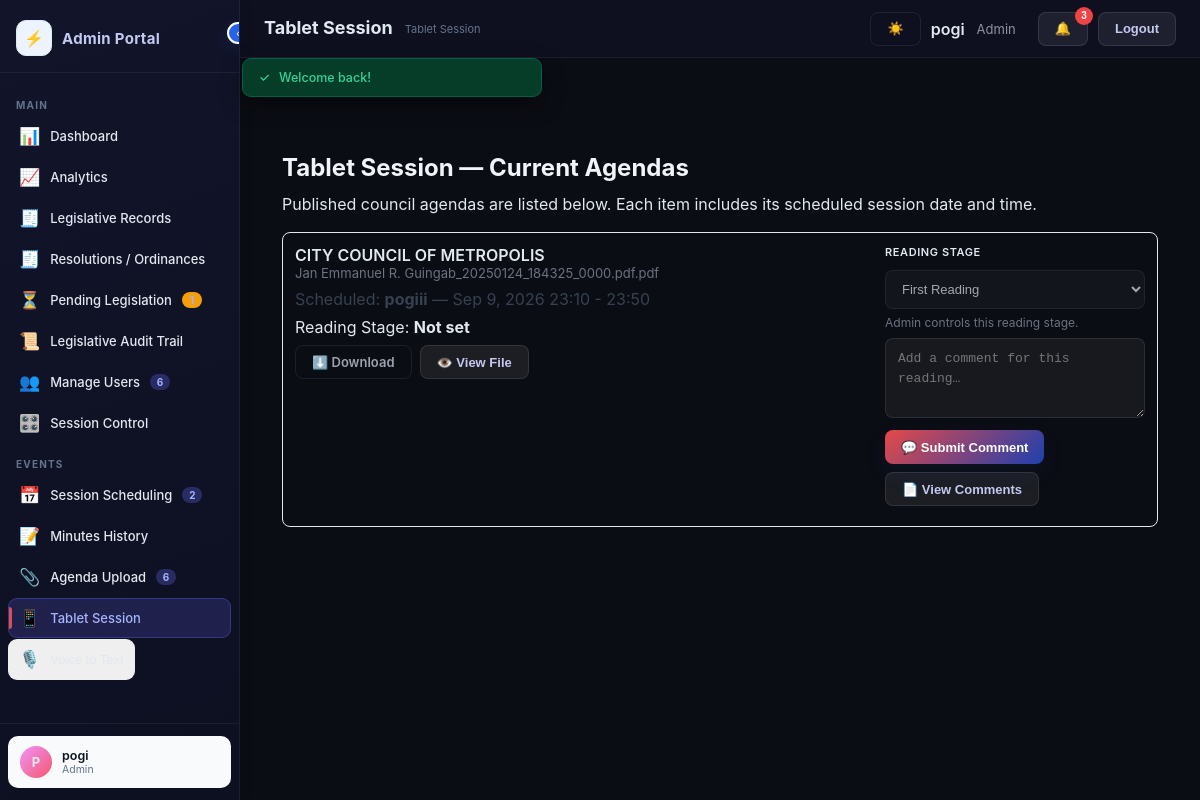
The app's page /index.php?page=tablet (signed in) with its own data.
### tables this page shows
CREATE TABLE `users` (
  `id` varchar(32) NOT NULL,
  `name` varchar(255) NOT NULL,
  `email` varchar(255) NOT NULL,
  `password` varchar(255) NOT NULL,
  `role` varchar(50) NOT NULL,
  `status` varchar(50) NOT NULL,
  `notes` text DEFAULT NULL,
  `created_at` datetime(6) NOT NULL,
  `notifications` text DEFAULT NULL,
  `is_council_member` tinyint(1) NOT NULL DEFAULT 0,
  `email_notifications_enabled` tinyint(1) NOT NULL DEFAULT 1
);

CREATE TABLE `agendas` (
  `id` varchar(32) NOT NULL,
  `title` varchar(255) NOT NULL,
  `file_name` varchar(255) NOT NULL,
  `file_size` int(11) NOT NULL,
  `file_type` varchar(255) NOT NULL,
  `session_id` varchar(32) DEFAULT NULL,
  `file_path` varchar(255) NOT NULL,
  `uploaded_at` datetime(6) NOT NULL,
  `published` tinyint(1) NOT NULL DEFAULT 0,
  `published_at` datetime(6) DEFAULT NULL,
  `approval_status` varchar(50) NOT NULL DEFAULT 'pending',
  `sent_to_officer_id` text DEFAULT NULL,
  `sent_to_officer_date` datetime(6) DEFAULT NULL,
  `officer_approved` tinyint(1) NOT NULL DEFAULT 0,
  `approved_at` datetime(6) DEFAULT NULL,
  `officer_signature` longtext DEFAULT NULL,
  `officer_comments` text DEFAULT NULL,
  `approval_stage` varchar(50) DEFAULT 'ctrfb',
  `ctrfb_approved_at` datetime(6) DEFAULT NULL,
  `sent_to_proceeding_id` text DEFAULT NULL,
  `sent_to_proceeding_date` datetime(6) DEFAULT NULL,
  `proceeding_approved_at` datetime(6) DEFAULT NULL,
  `proceeding_signature` longtext DEFAULT NULL,
  `proceeding_comments` text DEFAULT NULL,
  `sent_to_council_at` datetime(6) DEFAULT NULL,
  `ctrfb_signature` longtext DEFAULT NULL,
  `ctrfb_comments` text DEFAULT NULL,
  `reading_stage` varchar(50) DEFAULT NULL,
  `distribution_status` varchar(20) NOT NULL DEFAULT 'pending',
  `distributed_at` datetime(6) DEFAULT NULL,
  `source_legislative_id` varchar(32) DEFAULT NULL
);

### app/views/tablet.php (the view, shortened to what the rows shown need)
<div id="pg-tablet" class="page active">
  <div style="padding:18px">
    <h2>Tablet Session — Current Agendas</h2>
    <?php if (!$currentSession && count($currentSessionAgendas) === 0): ?>
      <div style="padding:12px;background:#fff4e6;border-radius:8px;color:#92400e">No current session or published council agendas for today.</div>
    <?php else: ?>
      <div style="margin-top:18px;display:grid;gap:12px">
        <?php if (count($currentSessionAgendas) === 0): ?>
          <div style="padding:12px;background:#f3f4f6;border-radius:8px">No approved agendas for this session.</div>
        <?php else: ?>
          <?php foreach ($currentSessionAgendas as $agenda): ?>
            <?php $readingStage = $agenda['reading_stage'] ?? ($agenda['approval_status'] ?? ''); ?>
            <?php $previewUrl = !empty($agenda['file_path']) ? 'download.php?file=' . rawurlencode($agenda['file_path']) . '&inline=1' : ''; ?>
            <div data-reading-stage="<?= esc($readingStage) ?>" style="padding:12px;border-radius:8px;border:1px solid #e5e7eb;display:grid;grid-template-columns:minmax(0,1fr) minmax(0,260px);gap:12px;align-items:start;overflow:hidden">
              <div style="min-width:0">
                <div style="font-weight:600"><?= esc($agenda['title']) ?></div>
                <div style="font-size:13px;color:#6b7280"><?= esc($agenda['file_name']) ?></div>
                <?php if (!empty($agenda['session_date'])): ?>
                  <div style="margin-top:8px;color:#374151">
                    Scheduled: <?php if (!empty($agenda['session_title'])): ?><strong><?= esc($agenda['session_title']) ?></strong> — <?php endif; ?><?= fmtDate($agenda['session_date']) ?> <?= esc($agenda['session_start']) ?> - <?= esc($agenda['session_end']) ?>
                  </div>
                <?php endif; ?>
                <div style="margin-top:8px">Reading Stage: <strong class="reading-stage-value"><?= esc(readingStageLabel($readingStage)) ?></strong></div>
                <div style="margin-top:8px;display:flex;gap:8px;flex-wrap:wrap">
                  <a href="download.php?file=<?= esc($agenda['file_path']) ?>" class="btn btn-ghost" target="_blank">⬇️ Download</a>
                  <?php if (!empty($agenda['file_path']) && supportsInlinePreview($agenda['file_type'] ?? '')): ?>
                    <button class="btn btn-secondary" type="button" onclick="openFileViewer('<?= esc($previewUrl) ?>', '<?= esc($agenda['title']) ?>', '<?= esc($agenda['file_type']) ?>')">👁️ View File</button>
                  <?php endif; ?>
                </div>
              </div>
              <div style="min-width:0">
                <label style="font-weight:600">Reading Stage</label>
                <select disabled style="width:100%;margin-top:6px">
                  <option value="first" <?= str_contains(strtolower((string)$readingStage), 'first') ? 'selected' : '' ?>>First Reading</option>
                </select>
                <div style="margin-top:6px;font-size:12px;color:#6b7280">Admin controls this reading stage.</div>
                <div style="margin-top:8px">
                  <textarea id="comment-<?= esc($agenda['id']) ?>" placeholder="Add a comment for this reading…" style="box-sizing:border-box;width:100%;min-width:0;min-height:80px;resize:vertical"></textarea>
                </div>
                <div style="margin-top:8px;display:flex;gap:8px;flex-wrap:wrap">
                  <button class="btn btn-primary" onclick="submitReadingComment('<?= esc($agenda['id']) ?>')">💬 Submit Comment</button>
                  <button class="btn btn-secondary" onclick="loadComments('<?= esc($agenda['id']) ?>')">📄 View Comments</button>
                </div>
              </div>
            </div>
          <?php endforeach; ?>
        <?php endif; ?>
      </div>
    <?php endif; ?>
  </div>
</div>

### app/views/layout.php (shortened to what the rows shown need)
<?php
function esc($value): string
{
    return htmlspecialchars((string)$value, ENT_QUOTES, 'UTF-8');
}
function fmtDate($value): string
{
    if (!$value) {
        return '—';
    }
    $timestamp = strtotime($value);
    return date('M j, Y', $timestamp);
}
  function readingStageLabel($value): string
  {
    return match ($value) {
      'first', 'first_reading' => 'First Reading',
      'second', 'second_reading' => 'Second Reading',
      'third', 'third_reading' => 'Third Reading',
      default => 'Not set',
    };
  }
  function supportsInlinePreview(?string $type): bool
  {
    return str_starts_with($type, 'image/') || str_starts_with($type, 'text/') || str_contains($type, 'pdf');
  }
?>
<!DOCTYPE html>
<html lang="en">
<head>
<link rel="stylesheet" href="public/assets/style.css?v=<?= (int)@filemtime(dirname(__DIR__, 2) . '/public/assets/style.css') ?>" />
</head>
<body data-page="<?= esc($page) ?>">
<div id="app">
  <div id="sidebar">
    <div class="sb-foot">
      <?php $__displayName = $currentUser['name'] ?? 'Guest'; $__displayRole = $currentUser['role'] ?? 'visitor'; ?>
      <div class="admin-card">
        <div class="avatar" style="background:linear-gradient(135deg,#f093fb,#f5576c)"><?= esc(mb_strtoupper(mb_substr($__displayName, 0, 1))) ?></div>
        <div class="admin-text">
          <div class="admin-name-txt"><?= esc($__displayName) ?></div>
          <div class="admin-role-txt"><?= esc(ucfirst($__displayRole)) ?></div>
        </div>
      </div>
    </div>
  </div>
  <div id="main">
    <div class="topbar">
      <div class="topbar-right">
        <?php if (!empty($currentUser)): ?>
          <div class="user-info" style="display:flex;align-items:center;gap:12px;margin-right:12px">
            <div class="user-name" style="font-weight:600"><?= esc($currentUser['name'] ?? 'User') ?></div>
            <div class="user-role" style="opacity:.6;font-size:13px"><?= esc(ucfirst($currentUser['role'] ?? 'user')) ?></div>
          </div>
          <?php if (!empty($notifications)): ?>
            <?php if (count($notifications) > 0): ?>
              <?php $unreadCount = count(array_filter($notifications, fn($n) => empty($n['read']))); ?>
              <div class="notification-wrapper">
                <button type="button" class="btn btn-secondary notification-toggle" id="notificationToggle" aria-label="Open notifications">
                  🔔
                  <?php if ($unreadCount > 0): ?>
                    <span class="notification-count"><?= $unreadCount ?></span>
                  <?php endif; ?>
                </button>
              </div>
            <?php endif; ?>
          <?php endif; ?>
          <form method="post" action="index.php" style="margin:0">
            <button type="submit" class="btn btn-secondary">Logout</button>
          </form>
      <?php endif; ?>
      </div>
    </div>
    <div id="content">
      <?php $viewPage = $page === 'legislative-audit-trail' ? 'legislative-ledger' : $page; include __DIR__ . '/' . $viewPage . '.php'; ?>
    </div>
  </div>
</div>
</body>
</html>

### records on screen
users: name "P", name "pogi", role "Admin"
agendas: title "CITY COUNCIL OF METROPOLIS", file_name "Jan Emmanuel R. Guingab_20250124_184325_0000.pdf.pdf", session_title "pogiii", session_date "Sep 9, 2026", session_start "23:10", session_end "23:50", readingStageLabel($readingStage) "Not set", id "Add a comment for this reading…"

### other values on screen
count($data['users']) "6"
count($data['sessions']) "2"
count($data['agendas']) "6"
$pageConfig['title'] "Tablet Session"
$unreadCount "3"
$flash['message'] "Welcome back!"
